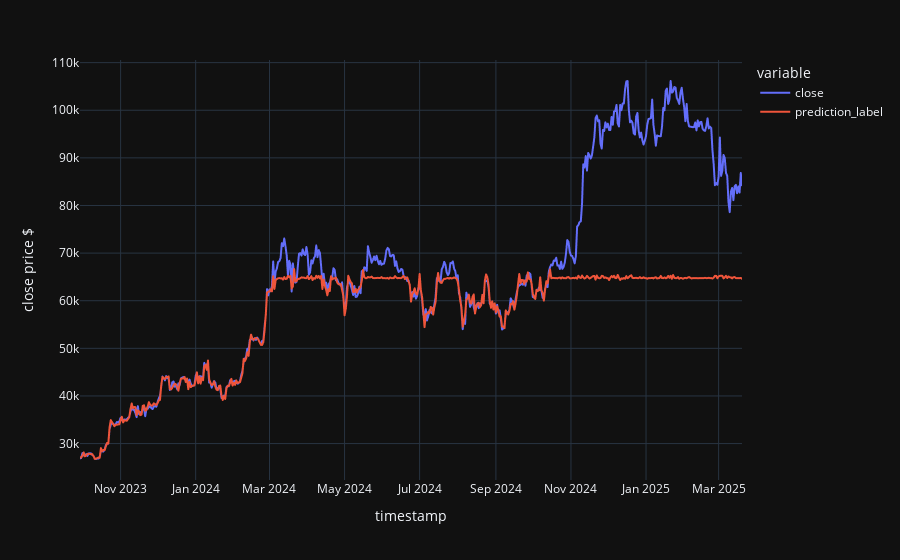

The notebook cell saved with this chart:
### Code cell
tuned_xgb = xgb_exp.tune_model(xgb_model)

y_pred_tuned = xgb_exp.predict_model(tuned_xgb)

fig = px.line(y_pred_tuned, y=['close', 'prediction_label'], template='plotly_dark', labels={"value" : "close price $"})

fig.show()

### Figure 1 — Plotly figure (JSON) as saved in the notebook; plotly's stock layout.template omitted (floating-point values rounded to 4 significant figures; data arrays with more than 128 entries replaced by an {"elided": "..."} marker saying what was removed)
{"data": [{"hovertemplate": "variable=close<br>timestamp=%{x}<br>close price $=%{y}<extra></extra>", "legendgroup": "close", "line": {"color": "#636efa", "dash": "solid"}, "marker": {"symbol": "circle"}, "mode": "lines", "name": "close", "showlegend": true, "type": "scattergl", "x": {"elided": "539 str values"}, "xaxis": "x", "y": {"elided": "539 float values"}, "yaxis": "y"}, {"hovertemplate": "variable=prediction_label<br>timestamp=%{x}<br>close price $=%{y}<extra></extra>", "legendgroup": "prediction_label", "line": {"color": "#EF553B", "dash": "solid"}, "marker": {"symbol": "circle"}, "mode": "lines", "name": "prediction_label", "showlegend": true, "type": "scattergl", "x": {"elided": "539 str values"}, "xaxis": "x", "y": {"elided": "539 float values"}, "yaxis": "y"}], "layout": {"legend": {"title": {"text": "variable"}, "tracegroupgap": 0}, "margin": {"t": 60}, "xaxis": {"anchor": "y", "domain": [0, 1], "title": {"text": "timestamp"}}, "yaxis": {"anchor": "x", "domain": [0, 1], "title": {"text": "close price $"}}}}
